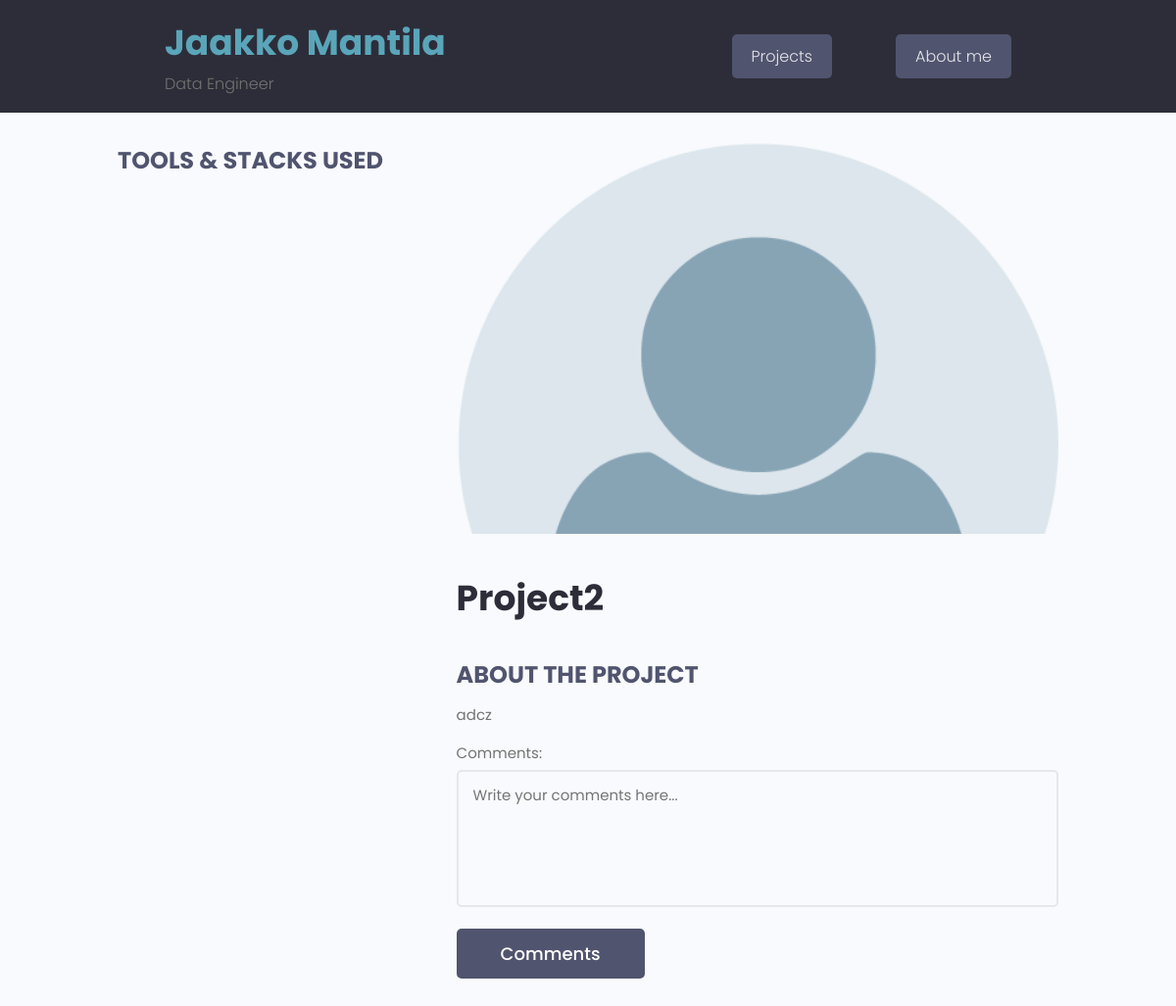
Page /project/c79c9be9-e201-45da-a893-76f9838906f1/ on the earlier database version.
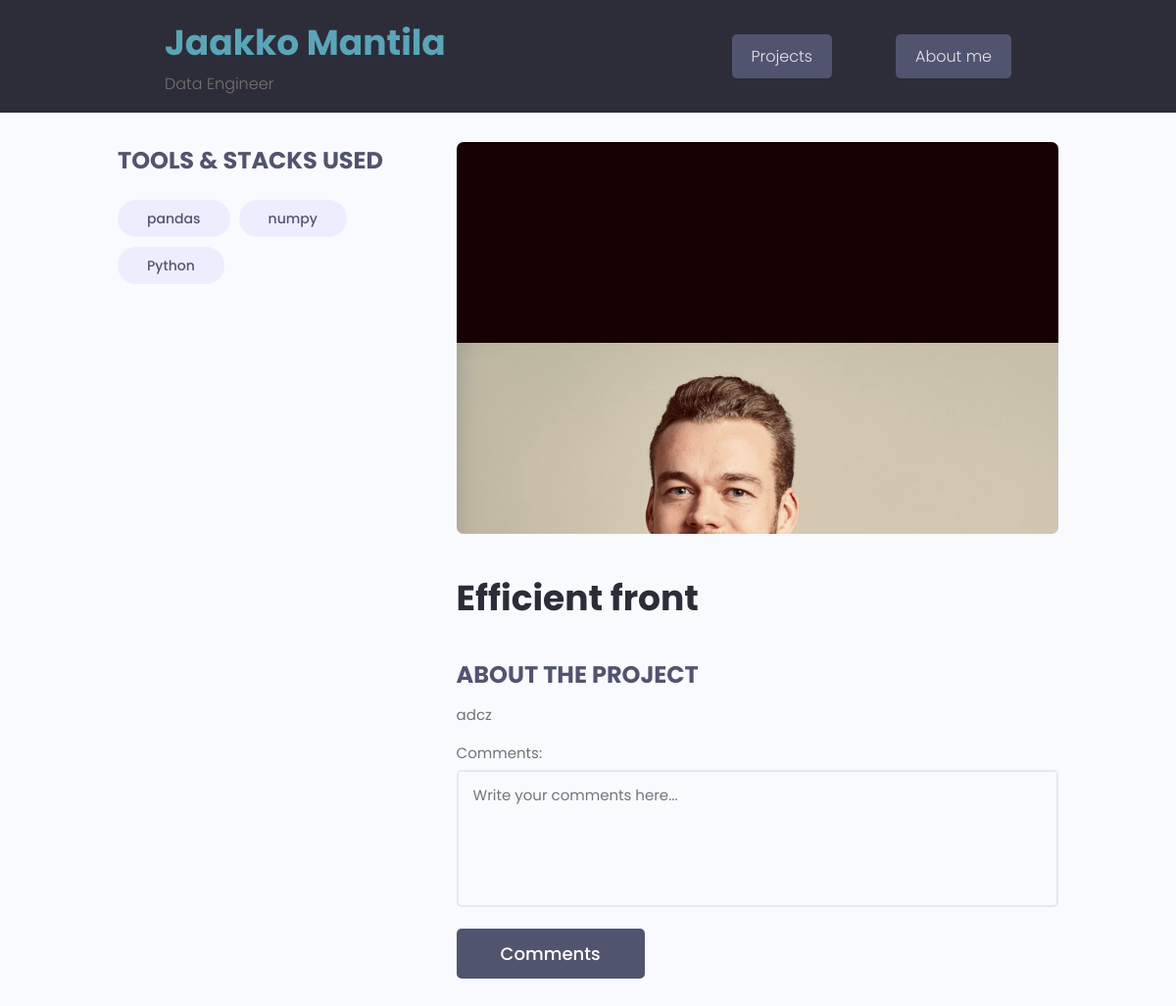
Same page on the later database version.
### projects/models.py (models this page shows, shortened)
class Project(models.Model):
    owner = models.ForeignKey(Profile, null=True, blank=True, on_delete=models.SET_NULL)
    title = models.CharField(max_length=200)
    description = models.TextField(null=True, blank=True)
    featured_image = models.ImageField(
        null=True, blank=True, default="default_dude.png")
    demo_link = models.CharField(max_length=2000, null=True, blank=True)
    source_link = models.CharField(max_length=2000, null=True, blank=True)
    tags = models.ManyToManyField('Tag', blank=True)
    created = models.DateTimeField(auto_now_add=True)
    id = models.UUIDField(default=uuid.uuid4, unique=True,
                            primary_key=True, editable=False)

class Tag(models.Model):
    name = models.CharField(max_length=200)
    created = models.DateTimeField(auto_now_add=True)
    id = models.UUIDField(default=uuid.uuid4, unique=True,
                            primary_key=True, editable=False)
    def __str__(self):
        return self.name

### projects/views.py (the view)
# urls.py: path('project/<str:pk>/', views.project, name="project"),
def project(request,pk):
    project_obj = Project.objects.get(id=pk)
    return render(request,'projects/single-project.html',{'project':project_obj})

### projects/templates/projects/single-project.html (shortened to what this page needs)
{% extends 'main.html' %}
{% block content %}
<main class="singleProject my-md">
    <div class="container">
      <div class="layout">
        <div class="column column--1of3">
          <h3 class="singleProject__subtitle">Tools & Stacks Used</h3>
          <div class="singleProject__toolStack">
            {% for tag in project.tags.all %}
            <span class="tag tag--pill tag--sub tag--lg">
              <small>{{tag}}</small>
            </span>
            {% endfor %}
          </div>
        </div>
        <div class="column column--2of3">
          <img class="singleProject__preview" src="{{ project.featured_image.url }}" alt="portfolio thumbnail" />
          <h2 class="singleProject__title">{{project.title}}</h2>
          <h3 class="singleProject__subtitle">About the Project</h3>
          <div class="singleProject__info">
            {{project.description}}
          </div>
            <form class="form" action="#" method="POST">
              <div class="form__field">
                <label for="formInput#textarea">Comments: </label>
                <textarea class="input input--textarea" name="message" id="formInput#textarea"
                  placeholder="Write your comments here..."></textarea>
              </div>
              <input class="btn btn--sub btn--lg" type="submit" value="Comments" />
            </form>
            </div>
          </div>
        </div>
  </main>
{% endblock content %}

Differences in the rows shown:
added Tag: name "pandas"
added Tag: name "numpy"
added Tag: name "Python"
changed Project "adcz": featured_image: picture added in place of a placeholder; title "Project2" → "Efficient front"
